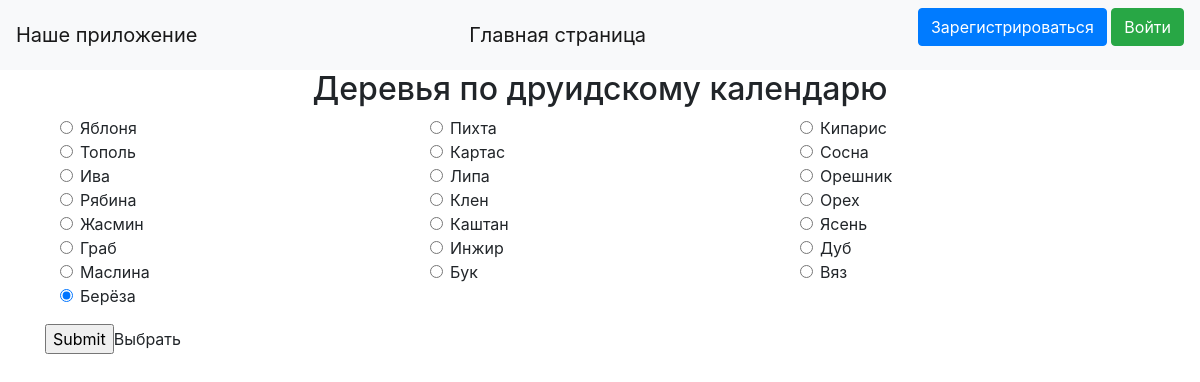
/plants, run on the app's committed database.
### data/plants.py (models this page shows, shortened)
class Plants(SqlAlchemyBase, UserMixin, SerializerMixin):
    __tablename__ = 'plants'
    id = sqlalchemy.Column(sqlalchemy.Integer, primary_key=True, autoincrement=True)
    animal = sqlalchemy.Column(sqlalchemy.String, nullable=True)
    count = sqlalchemy.Column(sqlalchemy.Integer, nullable=True, default=0)
    desc = sqlalchemy.Column(sqlalchemy.String, nullable=True)
    countReg = sqlalchemy.Column(sqlalchemy.Integer, nullable=True, default=0)
    users = sqlalchemy.Column(sqlalchemy.String, nullable=True)

### main.py (the view, shortened to what this page needs)
@app.route('/plants', methods=['GET', 'POST'])
def departments2():
    if request.method == 'GET':
        print('GET')
        session = db_session.create_session()
        animalq = session.query(Plants).all()
        return render_template('departaments.html', users=animalq, title='capitan',
                               name='Деревья по друидскому календарю')

### data/db_session.py (called while the page is built)
def create_session() -> Session:
    global __factory
    return __factory()

### templates/departaments.html (shortened to what this page needs)
{% extends "base.html" %}
{% block content %}
    <h2 align="center">{{ name }}</h2>
 <form method="post">
<div class="form-group">
                                <div class="container">
<div class="row">
    {% for animal in users %}
    <div class="col-sm-4"><div class="form-check">
         <input class="form-check-input" type="radio" name="animal" id="{{ animal.nick }}"
                value="{{ animal.id }},{{ animal.nick }},{{ animal.animal }},{{ animal.count }} " checked>
         <label class="form-check-label" for="{{ animal.nick }}">{{ animal.animal }}</label>
     </div></div>
    {% endfor %}</div> </div></div>
        <p><input type="submit">Выбрать</p>
                            </form>
{% endblock %}

### data on the page
Plants: animal "Яблоня"
Plants: animal "Пихта"
Plants: animal "Кипарис"
Plants: animal "Тополь"
Plants: animal "Картас"
Plants: animal "Сосна"
Plants: animal "Ива"
Plants: animal "Липа"
Plants: animal "Орешник"
Plants: animal "Рябина"
Plants: animal "Клен"
Plants: animal "Орех"
Plants: animal "Жасмин"
Plants: animal "Каштан"
Plants: animal "Ясень"
Plants: animal "Граб"
Plants: animal "Инжир"
Plants: animal "Дуб"
Plants: animal "Маслина"
Plants: animal "Бук"
Plants: animal "Вяз"
Plants: animal "Берёза"

### other printed values
{{ name }} "Деревья по друидскому календарю"
